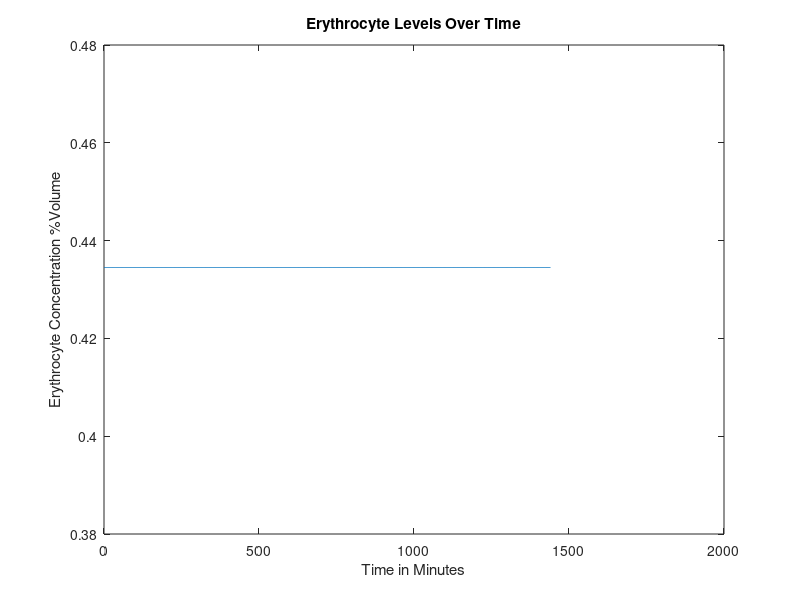
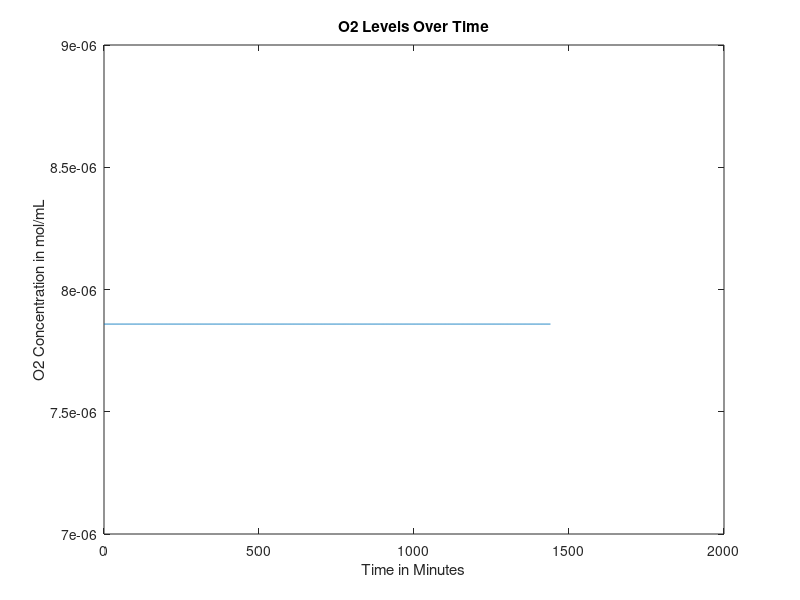
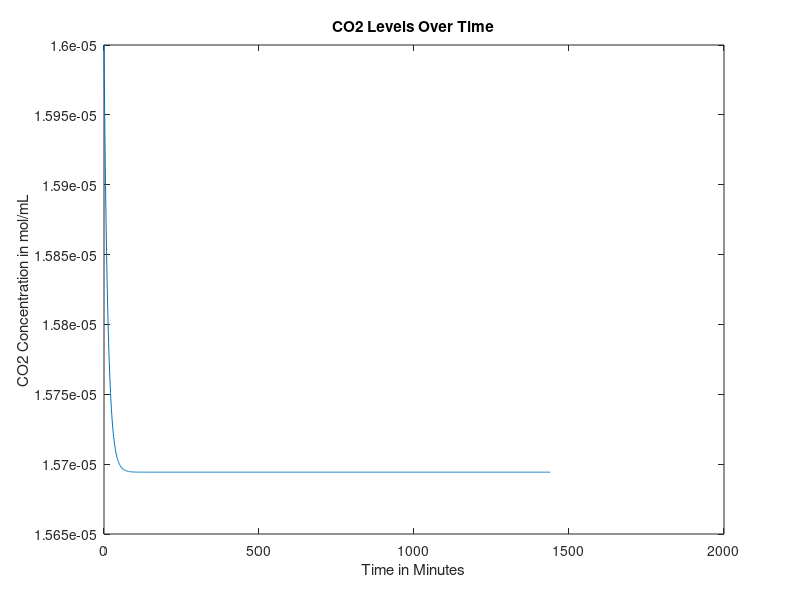
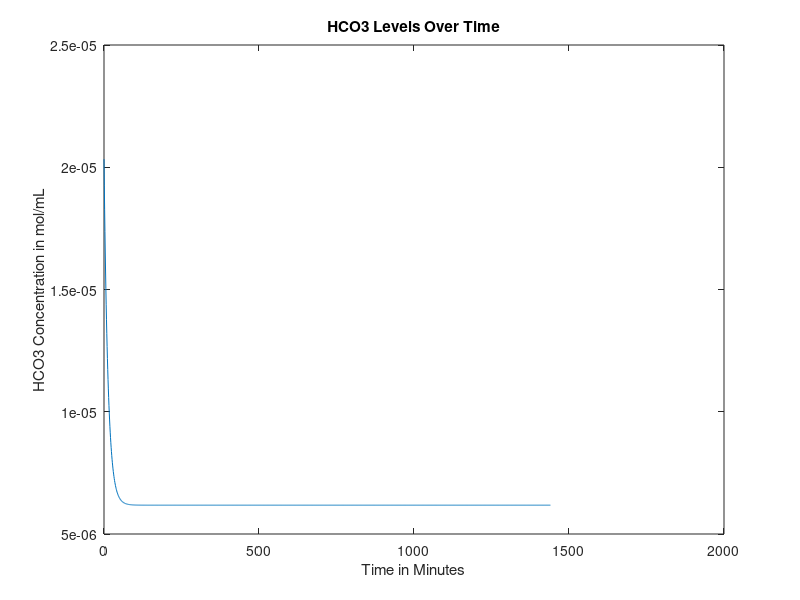

The MATLAB script that drew these images, in order:
function mainfunction1lungpercent()

age = 30; %Age in years
gender = 0; %Gender, 0=male, 1=female
mass = 70; %Weight in kg
anemia = 0; %Is the patient anemic? 1 if yes, 0 if no

RQ=0.825;%reaction quotients for the general body and 
%RQheart=0.7;

    if (40>=age)&&(age>0) %if/else statement that sets heart rate based on age, in bpm
        heartrate = 60;  
    else
        heartrate=70;
    end

    
%Intake of various nutrients
carbs=130;
calciumintake=1000;
sodiumintake=500;

if gender==1
    ironintake=18;
else
    ironintake=8;
end

bloodweight=0.07*mass; %sets mass of blood in the body based on percentage composition of blood and bodyweight


%SV=mass; %stroke volume, blood pumped out of heart per beat in mL

bloodflow0 = 1000*bloodweight/1.06; %blood flow out of heart per minute in mL, divided by density of 1.06 g/mL (steady state value)

% cvector = concentration vector, [cE, cNa, cCa, cIron, cGlucose, cO2,
% cCO2, cHCO3], where c = "concentration of", and the letters are our
% components


if gender == 0 %if loop sets volume percentage of red blood cells based on gender
cE = 0.4345;
elseif gender == 1
cE = 0.402;  
end
 
%set concentration of O2 and CO2 in mol/mL at BTP in venous blood
cO2 = 0.00000785855;
cCO2 = 1.6e-5; %0.0000235;
%concentration of bicarbonate in venous blood, in mol/L
cHCO3 = 0.00002033;
%concnetartion of glucose in mol/mL
cGlucose = 0.0000055;
%Na concentration in mol/mL
cNa = 0.000137;
%Concentration of Ca in mol/mL
cCa = 0.00000118;
%Concentration of iron in mol/mL
cIron = 0.00012592;

cvector0 = [cE cO2 cCO2 cHCO3 cGlucose cNa cCa cIron]; %concentration in the blood, in moles? mL/mL of blood

cEtrack=[cvector0(1)];
cO2track=[cvector0(2)];
cCO2track=[cvector0(3)];
cHCO3track=[cvector0(4)];
cGlucosetrack=[cvector0(5)];
cNatrack=[cvector0(6)];
cCatrack=[cvector0(7)];
cIrontrack=[cvector0(8)];

for loop=1:1440
%Run initial venous blood through the heart
[bloodflow, cvector, Ci] = lungs(bloodflow0, cvector0);
%Run blood from lungs to the heart
[bloodflow, cvector1] = heart(bloodflow, cvector, mass, Ci);
%These three values are the blood flows that go from the heart to each
%organ





if (18<=age) && (age<50)
   LW=452+16.34*mass+11.85*age-166*gender;
else
   LW=1390+15.94*mass-12.86*age;
end

%Volumetric flow rate in and out of liver (mL/min)
%Vi=Vj=V=100mL/min per 100g liver
%Blood flow distribution will change during iron deficiency anemia but we
%don't have a function modeling this yet
V=LW;






BFbraini=0.15*bloodflow;
BFliveri=V;
BFotherbloodi=bloodflow-BFbraini-0.3*BFliveri;
%Process each of these three blood flows in their respective organs
[BFbrainj, cvectorbrainj] = brain(BFbraini, cvector1, mass, Ci);
[BFotherbloodj, cvectorotherbloodj] = otherblood(BFotherbloodi, cvector1, carbs, calciumintake, sodiumintake, ironintake, Ci); 

Mvectorotherbloodliver=0.7*V*cvectorotherbloodj;
Mvectorheart=0.3*V*cvector1;
cvectorliverin=(Mvectorotherbloodliver+Mvectorheart)/V;

[BFliverj, cvectorliverj] = liver(BFliveri,cvectorliverin,gender,mass,LW, Ci);
%Redirect blood from liver to other blood and mix the two
Mvectorotherbloodj=(cvectorotherbloodj*(BFotherbloodj-0.7*V))+(cvectorliverj*BFliverj);
%Add the blood flow from other blood and liver to get new blood volume
BFotherbloodj=BFotherbloodj-0.7*V+BFliverj;
%Do a weighted average to get a new cvector
cvectorotherbloodj=Mvectorotherbloodj/BFotherbloodj;
%Send 25% of the blood flow to the kidneys
BFkidneyi=0.25*(BFbrainj+BFotherbloodj);
%Subtract blood sent to kidneys from other blood 
BFotherbloodj=BFotherbloodj-BFkidneyi;
%Have the kidneys process the blood they receive
[BFkidneyj, cvectorkidneyj] = kidney(BFkidneyi, cvectorotherbloodj,RQ,mass, Ci);
%Send blood processed in kidneys back to other blood, pool with brain, create Mvector
Mvectorotherblood=(BFotherbloodj*cvectorotherbloodj)+(BFkidneyj*cvectorkidneyj)+(BFbrainj*cvectorbrainj);
%Reset the bloodflow back into the lungs to the blood flow we just computed
bloodflow0=BFotherbloodj+BFkidneyj+BFbrainj;
%Recompute cvector0 by dividing Mvectorotherblood by bloodflow0
cvector0=Mvectorotherblood/bloodflow0;

cEtrack=[cEtrack cvector0(1)];
cO2track=[cO2track cvector0(2)];
cCO2track=[cCO2track cvector0(3)];
cHCO3track=[cHCO3track cvector0(4)];
cGlucosetrack=[cGlucosetrack cvector0(5)];
cNatrack=[cNatrack cvector0(6)];
cCatrack=[cCatrack cvector0(7)];
cIrontrack=[cIrontrack cvector0(8)];

A = [cvector; cvector1; cvectorbrainj; cvectorotherbloodj; cvectorliverj; cvectorkidneyj; cvector0];
end

figure
plot(0:loop(end),cEtrack)
title('Erythrocyte Levels Over Time')
xlabel('Time in Minutes')
ylabel('Erythrocyte Concentration %Volume')

figure 
plot(0:loop(end),cO2track)
title('O2 Levels Over Time')
xlabel('Time in Minutes')
ylabel('O2 Concentration in mol/mL')

figure 
plot(0:loop(end),cCO2track)
title('CO2 Levels Over Time')
xlabel('Time in Minutes')
ylabel('CO2 Concentration in mol/mL')

figure 
plot(0:loop(end),cHCO3track)
title('HCO3 Levels Over Time')
xlabel('Time in Minutes')
ylabel('HCO3 Concentration in mol/mL')

figure 
plot(0:loop(end),cGlucosetrack)
title('Glucose Levels Over Time')
xlabel('Time in Minutes')
ylabel('Glucose Concentration in mol/mL')

figure
plot(0:loop(end),cNatrack)
title('Na Levels Over Time')
xlabel('Time in Minutes')
ylabel('Na Concentration in mol/mL')

figure
plot(0:loop(end),cCatrack)
title('Ca Levels Over Time')
xlabel('Time in Minutes')
ylabel('Ca Concentration in mol/mL')

figure
plot(0:loop(end),cIrontrack)
title('Iron Levels Over Time')
xlabel('Time in Minutes')
ylabel('Iron Concentration in mol/mL')





end




function [bloodout, Cout, Ci] = lungs(vblood, Cvector)
    % This function finds the output terms for each component coming out of
    % the lungs.
    % Input: W = weight;
    %        Cvector - vector containing initial concentrations of each component
    %        entering heart
    % Output: Cout - vector containing final concentrations of each
    %         component leaving heart
    
    % Finding volumetric flow rate of blood (volumetric flow rate of blood
    % in = out)
%     mblood = 0.07*W; %in kg
%     pblood = 1.06; %in kg/L %this value is dependent on other factors - can we use it? should we use 1?
%     vblood = mblood/pblood; %in L/min
    
    Cout = [];
    % Finding volumetric flow rate out of oxygen
    CiO2 = 0.000001964637; %5mL/100mL becomes .000001964637 mol
    %CdeoxygenatedO2 = 0.16; %from graph and partial pressure of oxygen in entering deoxygenated blood being...
    Ci=CiO2*vblood;                       %40 mmHg (this might also depend on hemoglobin)
    nO2i = vblood*(Cvector(2)+CiO2); %O2 in, mL/min
    nO2cons = 0.05*CiO2*vblood;%.0002082515; %5.3 mL/min becomes .0002082515 mol/min
    nO2j = nO2i - nO2cons; %O2 out, mol/min
    Cout(2) = nO2j/vblood; %mol/mL
    
    % Finding volumetric flow rate out of carbon dioxide
    nCO2i = vblood*Cvector(3);
    nCO2cons = nCO2i*(1-(48/52));%vblood*(.0000015716531); %vblood(mL/min) and concentration of blood consumed (mol/mL)
    %CjCO2 = 0.48; %48 mL/100 mL, should be dependent on hemoglobin, oxygen, things like that
    nCO2j = nCO2i - nCO2cons; %CO2 out, L/min
    Cout(3) = nCO2j/vblood;
    
    % Finding volumetric flow rate out of bicarbonate
    rHCO3CO2 = Cvector(4)/Cvector(3); %ratio of bicarbonate to carbon dioxide in blood leaving lungs
    nHCO3j = rHCO3CO2*nCO2j; %HCO3 out, mol/min
    Cout(4) = nHCO3j/vblood;
    
    % Finding volumetric flow rate out of calcium
    Cout(7) = Cvector(7); %calcium out, L/min
    
    % Finding volumetric flow rate out of iron
%      Cerythrocytes = 0.45; %45 mL/100 mL, this concentration changes depending on hemoglobin, but we need...
% %                           %to figure out this relationship
%      Chemoglobin = 0.335; %g/mL, this concentration also changes, but maybe only depending on demographics
% %                          %and anemia
%     Mhemoglobin = 65000; %g/mol
%     MFe = 55.845; %g/mol
%     CFe = (MFe*Chemoglobin*Cerythrocytes)/Mhemoglobin;
%     vFej = vblood*CFe; %iron out, L/min

    Cout(8) = Cvector(8); %iron concentration doesn't change in lungs?
    % Finding volumetric flow rate out of sodium
    Cout(6) = Cvector(6); %sodium out, L/min
    
    % Finding volumetric flow rate out of erythrocytes
    %vErythrocytesj = vblood*Cerythrocytes; %erythrocytes out, L/min, once again this concentration changes
    Cout(1) = Cvector(1);
    
    % Finding volumetric flow rate out of glucose
%     Chemoglobinblood = Chemoglobin*Cerythrocytes; %concentration of hemoglobin in blood, g/mL
%     Chemoglobinbloodmol = Chemoglobinblood/Mhemoglobin; %concentration of hemoglobin in blood, mol/mL
%     CO2bloodmol = 4*Chemoglobinbloodmol; %concentration of oxygen in blood dependent on this value of...
%                                          %hemoglobin, mol/mL
    %nO2cons = CO2bloodmol*vblood*1000; %molar flow rate of oxygen consumed, mol/min - can we somehow...
                                       %convert this into mL/min to get a
                                       %more accurate value of oxygen
                                       %consumed in the oxygen accounting
                                       %equation?
    nglucosecons = 6*nO2cons; %molar flow rate of glucose consumed, mol/min
%     Mglucose = 180.18; %g/mol
%     mglucosecons = nglucosecons*Mglucose; %g/min
%     pglucose = 1560; %g/L, is this what other people are using?
%     vglucosecons = mglucosecons/pglucose; %L/min
    nGlucosei = Cvector(5)*vblood;
    nGlucosej = nGlucosei - nglucosecons; %molar flow rate of glucose out, mol/min
    Cout(5) = nGlucosej/vblood;
    bloodout = vblood;
end
    
    %*thoughts I had while coding that we should consider: putting in
    %checks to make sure outflows that go directly to the next organ are
    %the same as those inflows - if they're not the same, find the problem
    %and/or change it to be the same
    % make sure everyone codes volumetric flow rate of blood and density of
    % blood in the same way





function [bloodflowj, cvectorj] = brain(bloodflowi, cvectori, mass, Ci)
%Blood volume conserved
bloodflowj=bloodflowi;

brainmass=0.02*mass*1000; %gives brain mass in grams as 2% body mass
Mvector=bloodflowi*cvectori;
%Create a null vector for cvectorj
cvectorj=zeros(1,8);
%Sets inflows equal to outflows for erythrocytes, Na, Ca, Iron
cvectorj(1)=cvectori(1);
cvectorj(6)=cvectori(6);
cvectorj(7)=cvectori(7);
cvectorj(8)=cvectori(8);

%Consume oxygen at 18.4% of intake rate
MO2j=Mvector(2)-0.184*Ci;
%Consume glucose at a rate of 120g/day
MGlucosej=Mvector(5)-(0.6660746/1440);%moles of glucose in - glucose requirements per day in moles/minutes in the day
%Calculate CO2 produced based on glucose consumed via respiration equation
MCO2j=Mvector(3)+6*(0.6660746/1440);
%Calculate HCO3 made when the CO2 is produced
rHCO3CO2=19.3/21.5; %ratio of bicarbonate to carbon dioxide in blood leaving lungs
HCO3j=Mvector(4)+rHCO3CO2*6*(0.6660746/1440);

%Calculate values above as concentrations and add them to cvectorj
cvectorj(2)=MO2j/bloodflowj;
cvectorj(5)=MGlucosej/bloodflowj;
cvectorj(3)=MCO2j/bloodflowj;
cvectorj(4)=HCO3j/bloodflowj;

end






%I don't know about modeling different conditions based on flow at a
%certain time, would it be better if we used t (for time, i.e. what step we
%are at)
%Also if carbon dioxide concentration changes, then I am pretty sure
%bicarbonate concentration will also change (by how much I'm not sure, I'm
%tired)
function [outflow, Cout] = heart(flow,Cvector,weight, Ci)
    % This function finds the output terms for each component coming out of
    % the heart.
    % Input: Cvector - vector containing initial concentrations of each component
    %        entering heart
    %        Flow - number that represents volumetric? flow of first inlet
    %        stream from lungs to heart
    % Output: Cout - vector containing final concentrations of each
    %         component leaving heart
    
    %how do I account for total blood/blood flow
    %so the Heart has multiple flows to it, but the heart will actually consume only once -- the first time because we are assuming that everything is happening in one heartbeat? 
Cout = [];
    %if flow == Flow1LungsToHeart
    
        % components that don't change:
        
        % Finding concentration out of glucose
Cout(5)=Cvector(5);
% Finding concentration out of erythrocytes
Cout(1)=Cvector(1);
% Finding concentration out of sodium
Cout(6)=Cvector(6);
% Finding concentration out of iron
Cout(8)=Cvector(8);
% Finding concentration out of calcium
Cout(7)=Cvector(7);
% Finding concentration out of bicarbonate, however I think
% bicarbonate will change because the concentration of carbon
% dioxide changes
%Cout(4)=Cvector(4);

heartmass = weight*.003;
nO2cons = 0.116*Ci; %mL/min*mol/mL=mol/min
%vblood = (.07*weight)/1.06; %L/min, if the total volumetric blood flow leaving the lungs is the same as volumetric blood flow entering the heart
Cout(2) = (Cvector(2)*flow - nO2cons)/flow;
CO2gen = .7*nO2cons; %using respiratory quotient in the heart
Cout(3) = (Cvector(3)*flow + CO2gen)/flow;
rHCO3CO2 = Cvector(4)/Cvector(3); %ratio of bicarbonate to carbon dioxide in blood leaving lungs
nHCO3j = rHCO3CO2*CO2gen; %HCO3 out, mol/min
Cout(4) = (Cvector(4)*flow + nHCO3j)/flow;

    %components that do change
    % Finding volumetric flow rate out of oxygen
    % Finding volumetric flow rate out of carbon dioxide
    %heartRQ=0.7; %we are assuming that heart muscle cell metabolism comes soley from lipids
    %heartRQ=CO2produced/O2consumed;
    % O2 consumption: 30 - 35 mL/min per 300 g
    %based off of RQ find the CO2produced
    %vO2j=vO2-O2consumed but do units match
    %vCO2j=vCO2 + CO2produced
       
%     else 
%         % no components will change?
%         %Concentration2HeartToOther
%         %Concentration2HeartToBrain
%         %Concentration2HeartToLiver
%         %Concentration3BrainToHeart
%         %Concentration4LiverToHeart
%         %Concentration7OtherToHeart
%         %Concentration8HeartToLungs
%         
%         Cout(5)=Cvector(5);
%         Cout(1)=Cvector(1);
%         Cout(6)=Cvector(6);
%         Cout(8)=Cvector(8);
%         Cout(7)=Cvector(7);
%         Cout(4)=Cvector(4);
%         Cout(3)=Cvector(3);
%         Cout(2)=Cvector(2);
%     end
outflow = flow;
end




function [bloodflowj, cvectorout]=liver(V,cvectori,G,mass,LW, Ci)
%This function will deliver output volumetric flow rates for the concentration of
%the 8 components (mol/mLmin) out of the liver
%Input: G=Gender (1 if female, 0 if male)
%W=weight of person (kg); A=age of person (years)
%cvector=[cE,cO2,cCO2,cHCO3,cGlucose,cNa,cCa,cFe)
%Outputs are all in concentration flow rates (mol/mLmin) out

%Initializes cvectorout
cvectorout=[0,0,0,0,0,0,0,0];

%Wet weight of liver (g) due to person's demographics
%LW=Liver weight (g)
%make this into a seperate function if can although i really believe liver
%needs demographic info in



%Calculates concentration flow rate of red blood cells out 
%p=blood density in amount per mL
%Vbody=Volume of body in mL. Calculating assuming 7% of total body weight
%is blood, then divided by density of blood to find volume of blood
%RBCj=raw numerical flow rate of red blood cells out/min
%RBCi=raw numerical flow rate of RBC in/min
%nRBCj=molar flow rate of RBC out/min
%RBCcons=consumption rate of RBC/min 
%No generation of RBC in liver
if G==1
    p=1.2e10; %number of red blood cells per mL of PURE red blood cells
else
    p=1.2e10;
end
    %Calculate volume of the body
    Vblood=0.07*mass*1000/1.056;
    %Calculate the number of RBCs entering liver based on concentration,
    %flow rate, and pure RBC density
    RBCi=p*V*cvectori(1);
    %Consume some based on body size
    RBCcons=5.55555e-6*cvectori(1)*Vblood;%this had vickis original p here, confirm
    %Find pure volume of RBCs we now have based on number and density 
    VRBCj=(RBCi-RBCcons)/p;
    %Calculate volume of plasma that entered
    Vplasma=V*(1-cvectori(1));
    %Calculate new concentrations based on volumeRBCs/total volume
    cvectorout(1)=VRBCj/(VRBCj+Vplasma);
    %Bloodflow out = blood cells out + plasma volume
    bloodflowj=Vplasma+VRBCj;

%Calculates concentration flow rate of O2 out 
%No generation of O2
%nO2i=molar flow rate of O2/min in
%nO2j=molar flow rate of O2/min out
%nO2cons=molar consumption rate of O2/min
nO2i= cvectori(2)*V; %0.0006286842*(LW/100);
nO2cons=0.204*Ci;
nO2j=nO2i-nO2cons;
cvectorout(2)=nO2j/V;

%Calculates concentration flow rate of CO2 out
%nCO2i=molar flow rate of CO2/min in
%nCO2j=molar flow rate of CO2/min out
%nCO2gen=molar flow rate of CO2/min generated
%RQ=Respiratory Quotient=mol CO2 produced/mol O2 consumed
RQ=0.825;
nCO2gen=RQ*nO2cons;
nCO2i=cvectori(3)*V;
nCO2j=nCO2i+nCO2gen;
cvectorout(3)=nCO2j/V;

%Calculates the required intake of protein in grams/min given a
%person's demographic information
%dprotein=daily protein intake in g/day
%protein=protein intake in g/min
dprotein=0.8*mass;
protein=dprotein/1440;

%Calculates the concentration flow rate of Bicarbonate out 
%Assume no generation of bicarbonate
%%Also liver just takes in bicarbonate from the heart and stomach
%1mole bicarbonate ions consumed by liver per 100g protein/day
rHCO3CO2 = cvectori(4)/cvectori(3); %ratio of bicarbonate to carbon dioxide in blood leaving lungs
nHCO3gen = rHCO3CO2*nCO2gen; %HCO3 out, mol/min
nHCO3i=cvectori(4)*V;
nHCO3j=nHCO3i-(protein/100)+nHCO3gen;
cvectorout(4)=nHCO3j/V;

%Calculates the concentration flow rate of Na2+ out 
%Assume no generation of Na2+, only in, out, and consumption
%nNai=molar flow rate of sodium in 
%nNacons=molar flow rate of sodium consumed given that 10% of bile salts
%are consumed, approx 600mL are produced per day, and there are 135mM Na+
%ions in bile.
%nNaj=molar flow rate of sodium out
nNacons=9.375e-9;
nNai=cvectori(6)*V;
nNaj=nNai-nNacons;
cvectorout(6)=nNaj/V;

%Calculates the concentration flow rate of Ca2+ out
%Assume no generation nor consumption.
%cCai=concentration flow rate of Ca2+ in mol/Lmin in
%cCaj=concentration flow rate of Ca2+ in mol/Lmin out
cvectorout(7)=cvectori(7);
%Calculates the concentration flow rate of Fe out
%Assume no generation since

%Still need to do Glucose in Liver
%Placeholder that sets in=out
cvectorout(5)=cvectori(5);
cvectorout(8)=cvectori(8);
end


function [bloodflowj, cvectorj] = kidney(bloodflowi, cvectori, RQ, mass, Ci)
T=1440;%Multiplier that scales up the time period of interest to one day (required for glucose equation)
Kidneymass=(300/70000)*mass; %mass of the kidneys combined in grams

%Initialize all intakes
Mvector=bloodflowi*cvectori;
bloodflowj=bloodflowi;

%Consume relevant compounds to create outlet values

MEj=Mvector(1);
MIronj=Mvector(8);

MO2j=Mvector(2)-0.072*Ci;
% Find mol/min O2 consumed
%MO2cons = Mvector(2) - MO2j;
% Convert to mL/min per 100g
%MO2cons = (MO2cons/0.0000392927)/(Kidneymass/100);
% Find mmol/min per 100g Na consumed
%MNacons = (MO2cons - 0.5)/0.1;
% Convert to mol/min
%MNacons = (MNacons/1000)*(Kidneymass/100);
MNacons = (100/1440)/1000;
MNaj = Mvector(6) - MNacons;
%MNaj=(Mvector(6)-(Kidneymass/100)*((10*(25450*(Mvector(2)-MO2j)))-5))/1000;
MCaj=0.98*Mvector(7);
MGlucosej=Mvector(5)-(Mvector(5)*(0.226/((Mvector(5))*T)));
MCO2j=Mvector(3)+((Mvector(2)-MO2j)*RQ);
rHCO3O2=Mvector(4)/Mvector(3);
MHCO3gen=rHCO3O2*((Mvector(2)-MO2j)*RQ);
MHCO3j=Mvector(4)-0.15*(Mvector(4))+(.004/T)+MHCO3gen;

%Recompute all concentrations using original mass of blood and new values

cIronj=MIronj/bloodflowj;
cNaj=MNaj/bloodflowj;
cO2j=MO2j/bloodflowj;
cCO2j=MCO2j/bloodflowj;
cEj=MEj/bloodflowj;
cGlucosej=MGlucosej/bloodflowj;
cHCO3j=MHCO3j/bloodflowj;
cCaj=MCaj/bloodflowj;

cvectorj=[cEj cO2j cCO2j cHCO3j cGlucosej cNaj cCaj cIronj];

end

function [outflow, Cout] = otherblood(flow, Cin, carbs, calciumintake, sodiumintake, ironintake, Ci)
Cout = [];
Cout(1) = Cin(1);
%CO2cons = 
Cout(2) = (Cin(2)*flow-0.374*Ci)/flow;%-CO2cons;
Cout(3) = Cin(3);
Cout(4) = Cin(4);
Cout(5) = (flow*Cin(5) + (.8*carbs)/(180.156*1440))/flow; %130g of carbs, 80 percent is directly translated to glucose, 20% is fructose and galactose which goes to the liver and may be converted to glucose at a later stage so another term is incoming
Cout(6) = (flow*Cin(6) + (sodiumintake/(1000*22.99*1440)))/flow; %500 mg of sodium needed for vital functions so start with sodium intake being 500 mg
Cout(7) = (flow*Cin(7) + (calciumintake*.26)/(1000*40.08*1440))/flow; %calcium intake should be around 1000 mg
Cout(8) = (flow*Cin(8) + (ironintake*.18)/(1000*55.845*1440)-1/(1440*1000*55.845))/flow;%iron intake will be approximately 8 mg for males and 18 mg for females
outflow = flow;
end